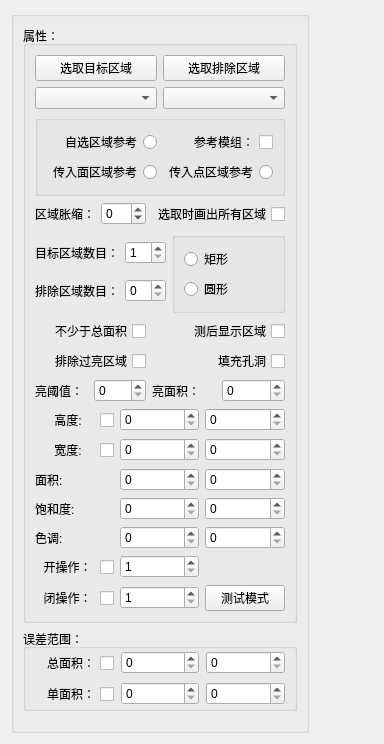
<?xml version="1.0" encoding="UTF-8"?>
<ui version="4.0">
 <class>ColorPickerWdg</class>
 <widget class="QWidget" name="ColorPickerWdg">
  <property name="geometry">
   <rect>
    <x>0</x>
    <y>0</y>
    <width>384</width>
    <height>744</height>
   </rect>
  </property>
  <property name="windowTitle">
   <string>ColorPickerWdg</string>
  </property>
  <layout class="QGridLayout" name="gridLayout_3">
   <item row="0" column="0">
    <widget class="QGroupBox" name="groupBox_4">
     <property name="title">
      <string/>
     </property>
     <layout class="QGridLayout" name="gridLayout_4">
      <item row="1" column="0">
       <widget class="QGroupBox" name="groupBox_3">
        <property name="title">
         <string>误差范围：</string>
        </property>
        <layout class="QVBoxLayout" name="verticalLayout_3">
         <property name="spacing">
          <number>7</number>
         </property>
         <property name="topMargin">
          <number>2</number>
         </property>
         <property name="bottomMargin">
          <number>2</number>
         </property>
         <item>
          <layout class="QHBoxLayout" name="horizontalLayout_6">
           <item>
            <widget class="QCheckBox" name="cb_errAllArea">
             <property name="layoutDirection">
              <enum>Qt::RightToLeft</enum>
             </property>
             <property name="text">
              <string>总面积：</string>
             </property>
            </widget>
           </item>
           <item>
            <widget class="QSpinBox" name="sp_errAllAreaMin">
             <property name="maximum">
              <number>999999</number>
             </property>
            </widget>
           </item>
           <item>
            <widget class="QSpinBox" name="sp_errAllAreaMax">
             <property name="maximum">
              <number>999999</number>
             </property>
            </widget>
           </item>
          </layout>
         </item>
         <item>
          <layout class="QHBoxLayout" name="horizontalLayout_7">
           <item>
            <widget class="QCheckBox" name="cb_errSingleArea">
             <property name="layoutDirection">
              <enum>Qt::RightToLeft</enum>
             </property>
             <property name="text">
              <string>单面积：</string>
             </property>
            </widget>
           </item>
           <item>
            <widget class="QSpinBox" name="sp_errSingleAreaMin">
             <property name="maximum">
              <number>999999</number>
             </property>
            </widget>
           </item>
           <item>
            <widget class="QSpinBox" name="sp_errSingleAreaMax">
             <property name="maximum">
              <number>999999</number>
             </property>
            </widget>
           </item>
          </layout>
         </item>
        </layout>
       </widget>
      </item>
      <item row="2" column="0">
       <spacer name="verticalSpacer">
        <property name="orientation">
         <enum>Qt::Vertical</enum>
        </property>
        <property name="sizeHint" stdset="0">
         <size>
          <width>20</width>
          <height>2</height>
         </size>
        </property>
       </spacer>
      </item>
      <item row="0" column="0">
       <widget class="QGroupBox" name="groupBox">
        <property name="title">
         <string>属性：</string>
        </property>
        <layout class="QGridLayout" name="gridLayout_6">
         <item row="0" column="0" colspan="2">
          <layout class="QGridLayout" name="gridLayout_2">
           <item row="0" column="0">
            <widget class="QPushButton" name="bt_selectROI">
             <property name="text">
              <string>选取目标区域</string>
             </property>
             <property name="checkable">
              <bool>true</bool>
             </property>
            </widget>
           </item>
           <item row="0" column="1">
            <widget class="QPushButton" name="bt_selectMinusROI">
             <property name="text">
              <string>选取排除区域</string>
             </property>
             <property name="checkable">
              <bool>true</bool>
             </property>
            </widget>
           </item>
           <item row="1" column="0">
            <widget class="QComboBox" name="cob_currentRoiIndex"/>
           </item>
           <item row="1" column="1">
            <widget class="QComboBox" name="cob_currentMinusIndex"/>
           </item>
          </layout>
         </item>
         <item row="1" column="0" colspan="2">
          <widget class="QGroupBox" name="groupBox_5">
           <property name="title">
            <string/>
           </property>
           <layout class="QGridLayout" name="gridLayout">
            <item row="0" column="0">
             <widget class="QRadioButton" name="rb_useSelfReg">
              <property name="layoutDirection">
               <enum>Qt::RightToLeft</enum>
              </property>
              <property name="text">
               <string>自选区域参考</string>
              </property>
             </widget>
            </item>
            <item row="0" column="1">
             <widget class="QCheckBox" name="cb_useRefer">
              <property name="layoutDirection">
               <enum>Qt::RightToLeft</enum>
              </property>
              <property name="text">
               <string>参考模组：</string>
              </property>
             </widget>
            </item>
            <item row="1" column="0">
             <widget class="QRadioButton" name="rb_useAreaRefer">
              <property name="layoutDirection">
               <enum>Qt::RightToLeft</enum>
              </property>
              <property name="text">
               <string>传入面区域参考</string>
              </property>
             </widget>
            </item>
            <item row="1" column="1">
             <widget class="QRadioButton" name="rb_usePointRefer">
              <property name="layoutDirection">
               <enum>Qt::RightToLeft</enum>
              </property>
              <property name="text">
               <string>传入点区域参考</string>
              </property>
             </widget>
            </item>
           </layout>
          </widget>
         </item>
         <item row="2" column="0">
          <layout class="QHBoxLayout" name="horizontalLayout_13">
           <item>
            <widget class="QLabel" name="label_19">
             <property name="text">
              <string>区域胀缩：</string>
             </property>
            </widget>
           </item>
           <item>
            <widget class="QSpinBox" name="sp_AreaZoom">
             <property name="enabled">
              <bool>true</bool>
             </property>
             <property name="buttonSymbols">
              <enum>QAbstractSpinBox::UpDownArrows</enum>
             </property>
             <property name="minimum">
              <number>-50</number>
             </property>
             <property name="maximum">
              <number>50</number>
             </property>
            </widget>
           </item>
          </layout>
         </item>
         <item row="2" column="1">
          <widget class="QCheckBox" name="cb_drawAllRegion">
           <property name="layoutDirection">
            <enum>Qt::RightToLeft</enum>
           </property>
           <property name="text">
            <string>选取时画出所有区域</string>
           </property>
          </widget>
         </item>
         <item row="3" column="0" colspan="2">
          <layout class="QHBoxLayout" name="horizontalLayout_8">
           <item>
            <layout class="QVBoxLayout" name="verticalLayout_2">
             <item>
              <layout class="QHBoxLayout" name="horizontalLayout_4">
               <item>
                <widget class="QLabel" name="label">
                 <property name="text">
                  <string>目标区域数目：</string>
                 </property>
                </widget>
               </item>
               <item>
                <widget class="QSpinBox" name="sp_RoiNum">
                 <property name="minimum">
                  <number>1</number>
                 </property>
                 <property name="maximum">
                  <number>10</number>
                 </property>
                </widget>
               </item>
              </layout>
             </item>
             <item>
              <layout class="QHBoxLayout" name="horizontalLayout_5">
               <item>
                <widget class="QLabel" name="label_2">
                 <property name="text">
                  <string>排除区域数目：</string>
                 </property>
                </widget>
               </item>
               <item>
                <widget class="QSpinBox" name="sp_MinusNum">
                 <property name="minimum">
                  <number>0</number>
                 </property>
                 <property name="maximum">
                  <number>10</number>
                 </property>
                 <property name="value">
                  <number>0</number>
                 </property>
                </widget>
               </item>
              </layout>
             </item>
            </layout>
           </item>
           <item>
            <widget class="QGroupBox" name="groupBox_2">
             <property name="title">
              <string/>
             </property>
             <layout class="QVBoxLayout" name="verticalLayout">
              <item>
               <widget class="QRadioButton" name="rb_rec">
                <property name="text">
                 <string>矩形</string>
                </property>
               </widget>
              </item>
              <item>
               <widget class="QRadioButton" name="rb_cir">
                <property name="text">
                 <string>圆形</string>
                </property>
               </widget>
              </item>
             </layout>
            </widget>
           </item>
          </layout>
         </item>
         <item row="4" column="0">
          <widget class="QCheckBox" name="cb_notLess">
           <property name="layoutDirection">
            <enum>Qt::RightToLeft</enum>
           </property>
           <property name="text">
            <string>不少于总面积</string>
           </property>
          </widget>
         </item>
         <item row="4" column="1">
          <widget class="QCheckBox" name="cb_showRegionAfter">
           <property name="layoutDirection">
            <enum>Qt::RightToLeft</enum>
           </property>
           <property name="text">
            <string>测后显示区域</string>
           </property>
          </widget>
         </item>
         <item row="5" column="0">
          <widget class="QCheckBox" name="cb_deleteLightArea">
           <property name="layoutDirection">
            <enum>Qt::RightToLeft</enum>
           </property>
           <property name="text">
            <string>排除过亮区域</string>
           </property>
          </widget>
         </item>
         <item row="5" column="1">
          <widget class="QCheckBox" name="cb_fillHole">
           <property name="layoutDirection">
            <enum>Qt::RightToLeft</enum>
           </property>
           <property name="text">
            <string>填充孔洞</string>
           </property>
          </widget>
         </item>
         <item row="6" column="0">
          <layout class="QHBoxLayout" name="horizontalLayout_9">
           <item>
            <widget class="QLabel" name="label_3">
             <property name="text">
              <string>亮阈值：</string>
             </property>
            </widget>
           </item>
           <item>
            <widget class="QSpinBox" name="sp_lightAreaThreshold">
             <property name="maximum">
              <number>255</number>
             </property>
            </widget>
           </item>
          </layout>
         </item>
         <item row="6" column="1">
          <layout class="QHBoxLayout" name="horizontalLayout_10">
           <item>
            <widget class="QLabel" name="label_4">
             <property name="text">
              <string>亮面积：</string>
             </property>
            </widget>
           </item>
           <item>
            <widget class="QSpinBox" name="sp_lightArea">
             <property name="maximum">
              <number>99999</number>
             </property>
            </widget>
           </item>
          </layout>
         </item>
         <item row="7" column="0" colspan="2">
          <layout class="QGridLayout" name="gridLayout_5">
           <item row="0" column="0">
            <widget class="QCheckBox" name="cb_height">
             <property name="layoutDirection">
              <enum>Qt::RightToLeft</enum>
             </property>
             <property name="text">
              <string>高度:    </string>
             </property>
            </widget>
           </item>
           <item row="0" column="1">
            <widget class="QSpinBox" name="sp_heightMin">
             <property name="maximum">
              <number>9999</number>
             </property>
            </widget>
           </item>
           <item row="0" column="2">
            <widget class="QSpinBox" name="sp_heightMax">
             <property name="maximum">
              <number>99999</number>
             </property>
            </widget>
           </item>
           <item row="1" column="0">
            <widget class="QCheckBox" name="cb_Width">
             <property name="layoutDirection">
              <enum>Qt::RightToLeft</enum>
             </property>
             <property name="text">
              <string>宽度:    </string>
             </property>
            </widget>
           </item>
           <item row="1" column="1">
            <widget class="QSpinBox" name="sp_WidthMin">
             <property name="maximum">
              <number>9999</number>
             </property>
            </widget>
           </item>
           <item row="1" column="2">
            <widget class="QSpinBox" name="sp_WidthMax">
             <property name="maximum">
              <number>99999</number>
             </property>
            </widget>
           </item>
           <item row="2" column="0">
            <widget class="QLabel" name="label_8">
             <property name="text">
              <string>面积: </string>
             </property>
            </widget>
           </item>
           <item row="2" column="1">
            <widget class="QSpinBox" name="sp_areaMin">
             <property name="maximum">
              <number>9999</number>
             </property>
            </widget>
           </item>
           <item row="2" column="2">
            <widget class="QSpinBox" name="sp_areaMax">
             <property name="maximum">
              <number>999999</number>
             </property>
            </widget>
           </item>
           <item row="3" column="0">
            <widget class="QLabel" name="label_6">
             <property name="text">
              <string>饱和度:</string>
             </property>
            </widget>
           </item>
           <item row="3" column="1">
            <widget class="QSpinBox" name="sp_saturationMin">
             <property name="maximum">
              <number>255</number>
             </property>
            </widget>
           </item>
           <item row="3" column="2">
            <widget class="QSpinBox" name="sp_saturationMax">
             <property name="maximum">
              <number>255</number>
             </property>
            </widget>
           </item>
           <item row="4" column="0">
            <widget class="QLabel" name="label_7">
             <property name="text">
              <string>色调:</string>
             </property>
            </widget>
           </item>
           <item row="4" column="1">
            <widget class="QSpinBox" name="sp_hueMin">
             <property name="maximum">
              <number>255</number>
             </property>
            </widget>
           </item>
           <item row="4" column="2">
            <widget class="QSpinBox" name="sp_hueMax">
             <property name="maximum">
              <number>255</number>
             </property>
            </widget>
           </item>
           <item row="5" column="0">
            <widget class="QCheckBox" name="cb_open">
             <property name="layoutDirection">
              <enum>Qt::RightToLeft</enum>
             </property>
             <property name="text">
              <string>开操作： </string>
             </property>
            </widget>
           </item>
           <item row="5" column="1">
            <widget class="QSpinBox" name="sp_open">
             <property name="enabled">
              <bool>true</bool>
             </property>
             <property name="buttonSymbols">
              <enum>QAbstractSpinBox::UpDownArrows</enum>
             </property>
             <property name="minimum">
              <number>1</number>
             </property>
             <property name="maximum">
              <number>21</number>
             </property>
            </widget>
           </item>
           <item row="6" column="0">
            <widget class="QCheckBox" name="cb_close">
             <property name="layoutDirection">
              <enum>Qt::RightToLeft</enum>
             </property>
             <property name="text">
              <string>闭操作： </string>
             </property>
            </widget>
           </item>
           <item row="6" column="1">
            <widget class="QSpinBox" name="sp_close">
             <property name="enabled">
              <bool>true</bool>
             </property>
             <property name="buttonSymbols">
              <enum>QAbstractSpinBox::UpDownArrows</enum>
             </property>
             <property name="minimum">
              <number>1</number>
             </property>
             <property name="maximum">
              <number>21</number>
             </property>
            </widget>
           </item>
           <item row="6" column="2">
            <widget class="QPushButton" name="bt_testing">
             <property name="statusTip">
              <string>在第一个roi内进行动态的参数测试</string>
             </property>
             <property name="whatsThis">
              <string>在第一个roi内进行动态的参数测试</string>
             </property>
             <property name="text">
              <string>测试模式</string>
             </property>
             <property name="checkable">
              <bool>true</bool>
             </property>
            </widget>
           </item>
          </layout>
         </item>
        </layout>
       </widget>
      </item>
     </layout>
     <zorder>groupBox</zorder>
     <zorder>groupBox_3</zorder>
     <zorder>verticalSpacer</zorder>
    </widget>
   </item>
   <item row="0" column="1">
    <spacer name="horizontalSpacer">
     <property name="orientation">
      <enum>Qt::Horizontal</enum>
     </property>
     <property name="sizeHint" stdset="0">
      <size>
       <width>6</width>
       <height>20</height>
      </size>
     </property>
    </spacer>
   </item>
  </layout>
 </widget>
 <resources/>
 <connections/>
</ui>
